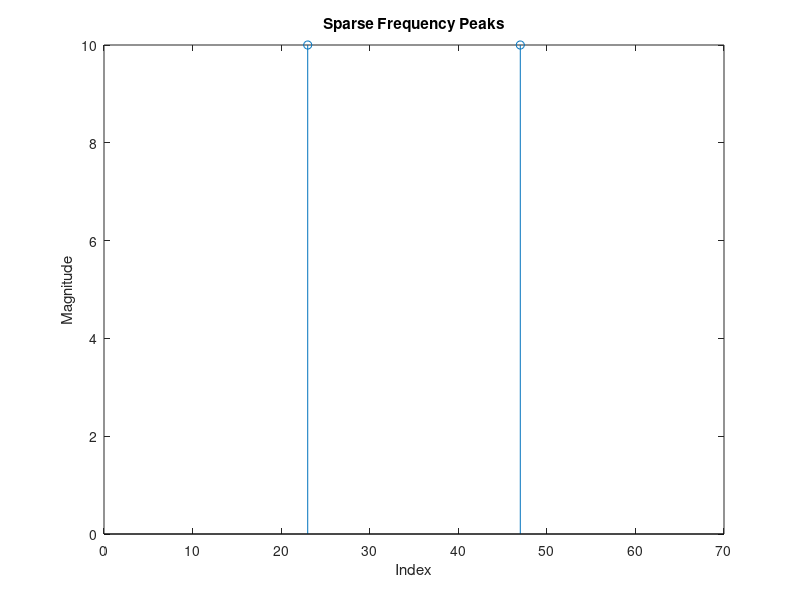
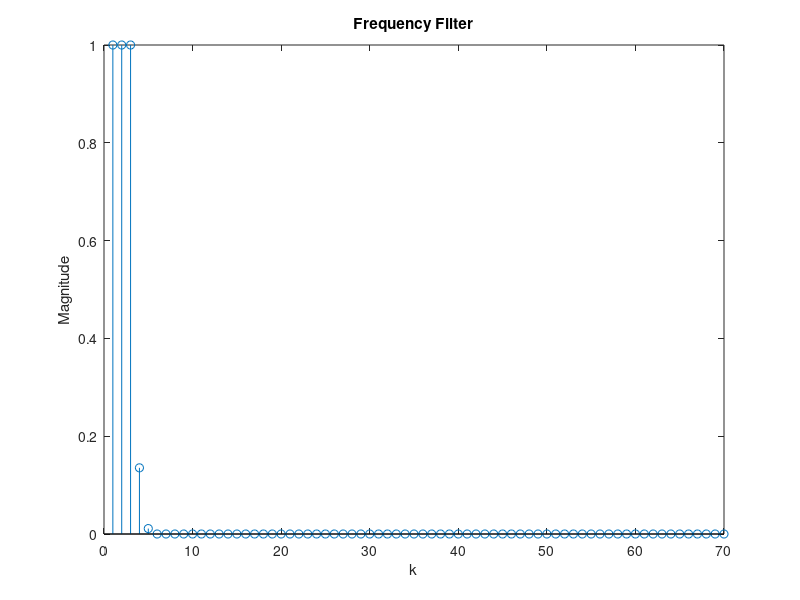
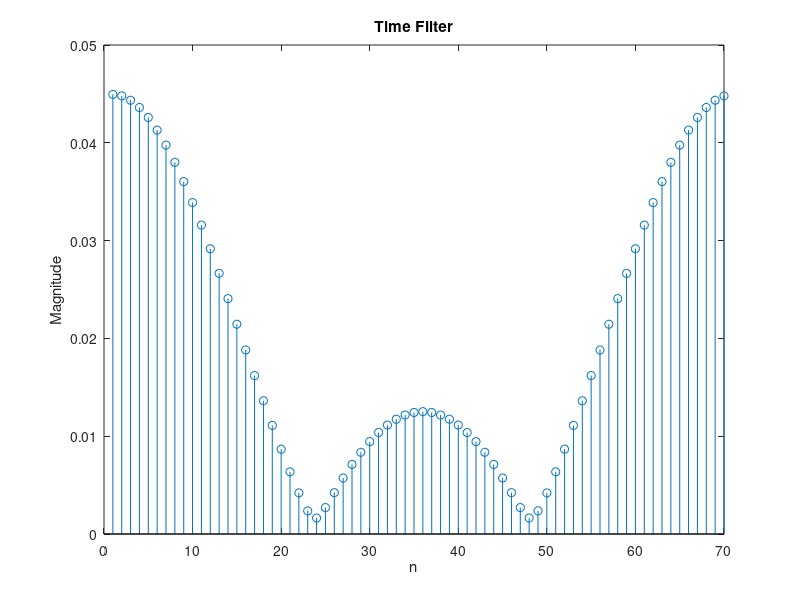
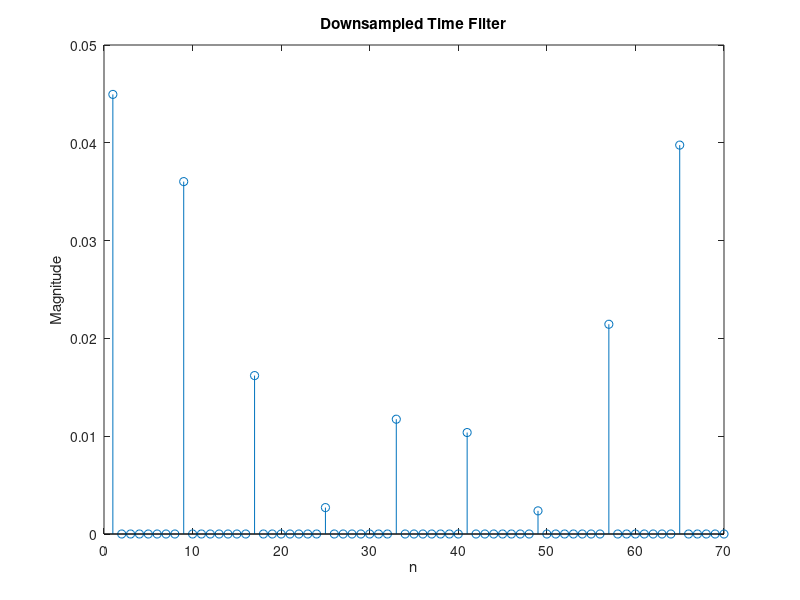

Source code (MATLAB) for these figures, in order: (Note: this script raises an error after producing the figures.)
%% SFT Project:
% Implement the SFT algorithm in MATLAB. Make comparisons with the built-in 
% FFT algorithm of MATLAB in terms of running time as the length of data 
% increases, for different sparsity cases


%% create signal
% need to be able to make signals with N = length,k = number of peaks, 
% p = spacing of peaks, epsilon[j] = noise function

K = 2; % amount of peaks
A = 10; % amplitude of peaks
% use the following 3 lines for gaussian-like magnitudes
%Amax = K; % peak magnitude for central sample
%x = 1:K;
%A = K/Amax + (Amax - K/Amax) * (1 - abs(x - (K+1)/2)/((K+1)/2-1));
k0 = 35; % center frequency index, 1-index
N = 70; % signal length. MUST BE EVEN
delta_w = 0.7; % peak spacing, (0 to 1]. approach 0 for closer spacing
sampling_rate = 0.25; %amount of samples to use for fourier coeff estimation, (0,1]. Higher value is more accuracy but slower

n  = 0:N-1; % time indices


k_list = (1:N/K:N) + ((k0-512) + N/(2*K));
half_k_range = round(((k_list(end) - k_list(1)) * delta_w) / 2);   % half of total range
k_list = linspace(k0 - half_k_range, k0 + half_k_range, K);
k_list = round(k_list);
k = zeros(1,N);
k(k_list) = A;
fprintf("setting peaks at %d\n", k_list)

%plot freq peaks
indices = 1:length(k);
nonzero_idx = k ~= 0;
figure;
stem(indices(nonzero_idx), k(nonzero_idx), 'o');
% use following two lines for x ticks for only peaks
%ax = gca; 
%ax.XTick = indices(nonzero_idx);
xlim([0 N]);
xlabel('Index');
ylabel('Magnitude');
title('Sparse Frequency Peaks');
grid off;

% Create time signal
S = A .* exp(2j * pi * (k_list(:) * n) / N);
f_n = sum(S, 1);    % 1-by-N signal
f_orig = f_n;
f_k_hat = zeros(1,N); %assume we are taking an N-pt DFT of f_n

%sampling for fourier coeff estimation
L = floor(sampling_rate * N);

%% Create filter
a = 0.5; %transition band width
B = K*4; %number of freq bins
m_pass = floor((1-a)*N / (2*B)); %passband width 
m_stop = floor(N/(2*B));
k_passband = m_pass+2:m_stop+1; %freq index variable, same length as signal for an N-pt SFT
gamma = 1; %smoothness of gaussian taper 
G_k_passband =  exp(-1 * (abs(k_passband) - m_pass).^2 ./ (2*gamma^2));
G_k = zeros(1,N);
G_k(m_pass+2:m_stop+1) = G_k_passband;
G_k(1:m_pass+1) = 1;
g_n = ifft(G_k);

%plot freq response (gaussian)
figure;
stem(abs(G_k))
xlabel('k');
ylabel('Magnitude');
title('Frequency Filter');
grid off;

%plot time response
figure;
stem(abs(g_n))
xlabel('n');
ylabel('Magnitude');
title('Time Filter');
grid off;

%downsample filter appropriately
g_prime_n = zeros(1,N);
g_prime_n(1:floor(N/B):N) = g_n(1:floor(N/B):N);
filter_nonzero = 1:floor(N/B):N;

%plot downsampled time response
figure;
stem(abs(g_prime_n))
xlabel('n');
ylabel('Magnitude');
title('Downsampled Time Filter');
grid off;

k_count = 0;

%% Main loop: randomly permute, find recovered frequencies, then peel
while true
    if k_count >= K
        fprintf('Found K=%d peaks, terminating\n', K)
        break
    end
    %% Permute signal
    n = 0:N-1;
    sigma = randi([1, floor((N-1)/2)]) * 2 - 1; %sigma can be any odd value [1,N-1]
    a = randi([0, N-1]);
    b = randi([0, N-1]);
    idx = mod(sigma*n + b, N) + 1;
    idx_no_tshift = mod(sigma*n, N) + 1;
    f_sigma = f_n(idx);
    f_notshift = f_n(idx_no_tshift);
    f_perm = f_sigma .* exp(-1j*2*pi*a*n/N);

    %calculate sigma inverse mod N for unpermute
    [~, x_temp, ~] = gcd(sigma, N);
    sigma_inv = mod(x_temp,N);

    f_filt = f_perm;
    f_filt(filter_nonzero) = f_perm(filter_nonzero) .* g_prime_n(filter_nonzero);
    
    %plot filtered frequency response
    figure;
    stem(abs(fft(f_filt)))
    xlabel('k');
    ylabel('Magnitude');
    title('Downsampled Time Filter');
    grid off;

    %% Implement SFT I. Identify Frequency Peaks

    % Use random binning with modulo aliasing and CRT

    % Random binning

    % Aliasing and CRT
    % calculate padded signal of length with specific coprime factors.
    % subsampling rates MUST be > k but << N
    subsampling_lengths = [2,5,7]; 
    subsampling_rates = [N/subsampling_lengths(1), N/subsampling_lengths(2), N/subsampling_lengths(3)];

    % find subsampled DFTs
    f_1 = fft(f_filt(1:subsampling_rates(1):end));
    f_2 = fft(f_filt(1:subsampling_rates(2):end));
    f_3 = fft(f_filt(1:subsampling_rates(3):end));

    % debug
    [B_1, ~] = sort(abs(f_1), 'descend');
    [B_2, ~] = sort(abs(f_2), 'descend');
    [B_3, ~] = sort(abs(f_3), 'descend');

    %threshold for noise robustness
    thresh1 = 0.85 * max(abs(f_1));
    thresh2 = 0.85 * max(abs(f_2));
    thresh3 = 0.85 * max(abs(f_3));

    %find peaks
    peaks1 = find(abs(f_1) > thresh1);
    peaks2 = find(abs(f_2) > thresh2);
    peaks3 = find(abs(f_3) > thresh3);

    if isempty(peaks1) || isempty(peaks2) || isempty(peaks3)
        disp("no peaks found")
        break
    end

    k_perm = crt([peaks1(1)-1, peaks2(1)-1, peaks3(1)-1],subsampling_lengths); 
    %convert from 1- to 0- index for CRT above, then back to 1-index

    k_hat = mod((k_perm+a)*sigma_inv, N);

    %fourier coefficient estimation
    samp_idxs = randi([1 N], 1, L);
    f_samp = f_n(samp_idxs);
    A_hat = 1/L * sum(f_samp.*exp(-2j*pi*k_hat*(samp_idxs-1)/N));
    if max(f_k_hat) ~= 0 && abs(A_hat) < 0.1 * abs(max(f_k_hat))
        disp("peaks below threshold magnitude")
        break
    end

    %if A_hat < 0.1 * A * 0.05 
    %    fprintf('faulty peak recovery at %d, terminating\n', k_hat)
    %    break
    %end
    f_k_hat(k_hat) = A_hat;
    fprintf('recovered peaks at %d with magnitude %d\n', k_hat, abs(A_hat))

    %peel
    disp('peeling...')

    %debug:     peel_contrib = max(fft(A_hat .* exp(-2j*pi*n*k_hat/N)));
    f_n = f_n - A_hat .* exp(-2j*pi*n*k_hat/N);

    tempval = 'debug';
    k_count = k_count + 1;
end

disp('done.')
%disp(f_k_hat)
